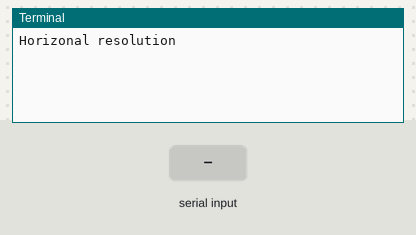
The program below on a simulated Raspberry Pi (BCM pin numbers). On the bench: the last lines printed to the terminal. Inputs (shaded band) come from the test bench. The camera gives no picture and a still takes 0.5 s.

Above: at 1.2 s.
1.3 s: "5" typed at the terminal
At 1.6 s:
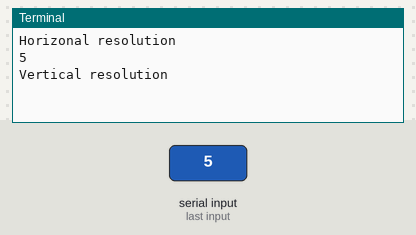
2.8 s: "90" typed at the terminal
At 4.0 s:
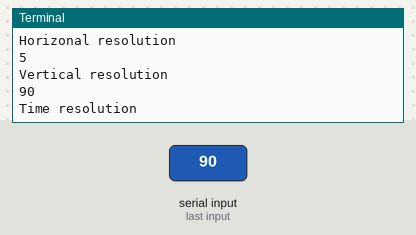
4.3 s: "200" typed at the terminal
At 5.1 s:
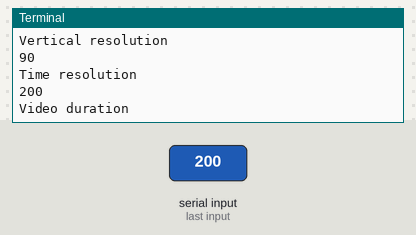
5.8 s: "1" typed at the terminal
At 6.2 s:
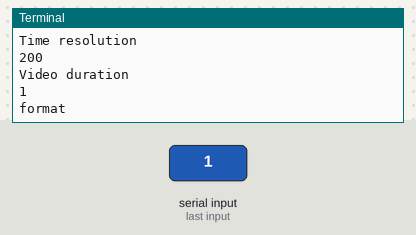
7.3 s: "0" typed at the terminal
At 8.6 s:
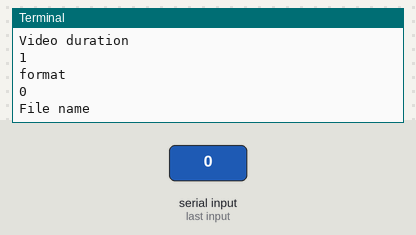
Timing chart, 0 to 9.8 s (numbered marks = the images above; inputs shaded):
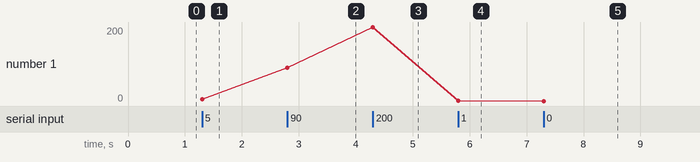

The program:

camera.py
```python
#!/usr/bin/env python

import picamera
import numpy as np

def record_video(hresolution, vresolution, framerate, duration, format, file_name):

	with picamera.PiCamera() as camera:

		camera.resolution = (hresolution, vresolution)
		camera.framerate = framerate
		camera.start_recording(file_name, format)
		camera.wait_recording(duration)
		camera.stop_recording()

if __name__== "__main__":

	print("Horizonal resolution")
	hresolution = int(raw_input())
	print("Vertical resolution")
	vresolution = int(raw_input())
	print("Time resolution")
	framerate = int(raw_input())
	print("Video duration")
	duration = int(raw_input())
	print("format")
	format = raw_input()
	print("File name")
	file_name = raw_input()
	record_video(hresolution, vresolution, framerate, duration, format, file_name)
```

Measured:
- after the input at 1.3 s, the terminal: prints a new line at once (image 1)
- after the input at 2.8 s, the terminal: prints a new line at once (image 2)
- after the input at 4.3 s, the terminal: prints a new line at once (image 3)
- after the input at 5.8 s, the terminal: prints a new line at once (image 4)
- after the input at 7.3 s, the terminal: prints a new line at once (image 5)
- plotted number 1: 5 → 90 after the input at 2.8 s, 90 → 200 after the input at 4.3 s, 200 → 1 after the input at 5.8 s, 1 → 0 after the input at 7.3 s
